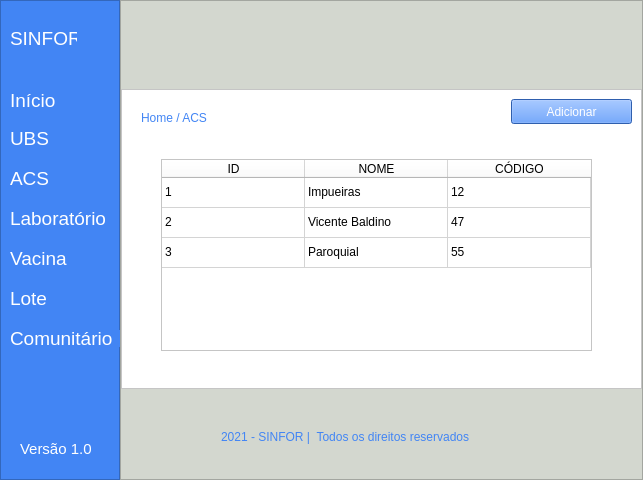
<?xml version="1.0" encoding="UTF-8"?>
<ui version="4.0">
 <class>MainWindow</class>
 <widget class="QMainWindow" name="MainWindow">
  <property name="geometry">
   <rect>
    <x>0</x>
    <y>0</y>
    <width>643</width>
    <height>480</height>
   </rect>
  </property>
  <property name="windowTitle">
   <string>MainWindow</string>
  </property>
  <property name="styleSheet">
   <string notr="true">background-color: rgb(211, 215, 207);</string>
  </property>
  <widget class="QWidget" name="centralwidget">
   <layout class="QHBoxLayout" name="horizontalLayout">
    <property name="spacing">
     <number>0</number>
    </property>
    <property name="leftMargin">
     <number>0</number>
    </property>
    <property name="topMargin">
     <number>0</number>
    </property>
    <property name="rightMargin">
     <number>0</number>
    </property>
    <property name="bottomMargin">
     <number>0</number>
    </property>
    <item>
     <widget class="QFrame" name="frame">
      <property name="maximumSize">
       <size>
        <width>120</width>
        <height>16777215</height>
       </size>
      </property>
      <property name="styleSheet">
       <string notr="true">background-color: #4285f4;</string>
      </property>
      <property name="frameShape">
       <enum>QFrame::StyledPanel</enum>
      </property>
      <property name="frameShadow">
       <enum>QFrame::Raised</enum>
      </property>
      <widget class="QLabel" name="label">
       <property name="geometry">
        <rect>
         <x>10</x>
         <y>30</y>
         <width>67</width>
         <height>17</height>
        </rect>
       </property>
       <property name="font">
        <font>
         <pointsize>14</pointsize>
        </font>
       </property>
       <property name="styleSheet">
        <string notr="true">color: rgb(255, 255, 255);</string>
       </property>
       <property name="text">
        <string>SINFOR</string>
       </property>
      </widget>
      <widget class="QLabel" name="label_2">
       <property name="geometry">
        <rect>
         <x>10</x>
         <y>90</y>
         <width>51</width>
         <height>21</height>
        </rect>
       </property>
       <property name="font">
        <font>
         <pointsize>14</pointsize>
        </font>
       </property>
       <property name="styleSheet">
        <string notr="true">color: rgb(255, 255, 255);</string>
       </property>
       <property name="text">
        <string>Início</string>
       </property>
      </widget>
      <widget class="QLabel" name="label_3">
       <property name="geometry">
        <rect>
         <x>10</x>
         <y>130</y>
         <width>51</width>
         <height>17</height>
        </rect>
       </property>
       <property name="font">
        <font>
         <pointsize>14</pointsize>
        </font>
       </property>
       <property name="styleSheet">
        <string notr="true">color: rgb(255, 255, 255);</string>
       </property>
       <property name="text">
        <string>UBS</string>
       </property>
      </widget>
      <widget class="QLabel" name="label_4">
       <property name="geometry">
        <rect>
         <x>10</x>
         <y>170</y>
         <width>51</width>
         <height>17</height>
        </rect>
       </property>
       <property name="font">
        <font>
         <pointsize>14</pointsize>
        </font>
       </property>
       <property name="styleSheet">
        <string notr="true">color: rgb(255, 255, 255);</string>
       </property>
       <property name="text">
        <string>ACS</string>
       </property>
      </widget>
      <widget class="QLabel" name="label_5">
       <property name="geometry">
        <rect>
         <x>10</x>
         <y>210</y>
         <width>101</width>
         <height>17</height>
        </rect>
       </property>
       <property name="font">
        <font>
         <pointsize>14</pointsize>
        </font>
       </property>
       <property name="styleSheet">
        <string notr="true">color: rgb(255, 255, 255);</string>
       </property>
       <property name="text">
        <string>Laboratório</string>
       </property>
      </widget>
      <widget class="QLabel" name="label_6">
       <property name="geometry">
        <rect>
         <x>10</x>
         <y>250</y>
         <width>61</width>
         <height>16</height>
        </rect>
       </property>
       <property name="font">
        <font>
         <pointsize>14</pointsize>
        </font>
       </property>
       <property name="styleSheet">
        <string notr="true">color: rgb(255, 255, 255);</string>
       </property>
       <property name="text">
        <string>Vacina</string>
       </property>
      </widget>
      <widget class="QLabel" name="label_7">
       <property name="geometry">
        <rect>
         <x>10</x>
         <y>290</y>
         <width>61</width>
         <height>17</height>
        </rect>
       </property>
       <property name="font">
        <font>
         <pointsize>14</pointsize>
        </font>
       </property>
       <property name="styleSheet">
        <string notr="true">color: rgb(255, 255, 255);</string>
       </property>
       <property name="text">
        <string>Lote</string>
       </property>
      </widget>
      <widget class="QLabel" name="label_8">
       <property name="geometry">
        <rect>
         <x>10</x>
         <y>330</y>
         <width>111</width>
         <height>17</height>
        </rect>
       </property>
       <property name="font">
        <font>
         <pointsize>14</pointsize>
        </font>
       </property>
       <property name="styleSheet">
        <string notr="true">color: rgb(255, 255, 255);</string>
       </property>
       <property name="text">
        <string>Comunitário</string>
       </property>
      </widget>
      <widget class="QLabel" name="label_9">
       <property name="geometry">
        <rect>
         <x>20</x>
         <y>440</y>
         <width>71</width>
         <height>17</height>
        </rect>
       </property>
       <property name="font">
        <font>
         <pointsize>11</pointsize>
        </font>
       </property>
       <property name="styleSheet">
        <string notr="true">color: rgb(255, 255, 255);</string>
       </property>
       <property name="text">
        <string>Versão 1.0</string>
       </property>
      </widget>
     </widget>
    </item>
    <item>
     <widget class="QFrame" name="frame_2">
      <property name="frameShape">
       <enum>QFrame::StyledPanel</enum>
      </property>
      <property name="frameShadow">
       <enum>QFrame::Raised</enum>
      </property>
      <layout class="QVBoxLayout" name="verticalLayout">
       <property name="spacing">
        <number>0</number>
       </property>
       <property name="leftMargin">
        <number>0</number>
       </property>
       <property name="topMargin">
        <number>0</number>
       </property>
       <property name="rightMargin">
        <number>0</number>
       </property>
       <property name="bottomMargin">
        <number>0</number>
       </property>
       <item>
        <widget class="QFrame" name="frame_3">
         <property name="maximumSize">
          <size>
           <width>16777215</width>
           <height>70</height>
          </size>
         </property>
         <property name="styleSheet">
          <string notr="true">background-color: rgb(211, 215, 207);</string>
         </property>
         <property name="frameShape">
          <enum>QFrame::NoFrame</enum>
         </property>
         <property name="frameShadow">
          <enum>QFrame::Raised</enum>
         </property>
         <property name="lineWidth">
          <number>1</number>
         </property>
        </widget>
       </item>
       <item>
        <widget class="QFrame" name="frame_4">
         <property name="maximumSize">
          <size>
           <width>16777215</width>
           <height>300</height>
          </size>
         </property>
         <property name="styleSheet">
          <string notr="true">background-color: rgb(255, 255, 255);</string>
         </property>
         <property name="frameShape">
          <enum>QFrame::StyledPanel</enum>
         </property>
         <property name="frameShadow">
          <enum>QFrame::Raised</enum>
         </property>
         <widget class="QLabel" name="label_11">
          <property name="geometry">
           <rect>
            <x>20</x>
            <y>20</y>
            <width>191</width>
            <height>17</height>
           </rect>
          </property>
          <property name="styleSheet">
           <string notr="true">color: #4285f4;</string>
          </property>
          <property name="text">
           <string>Home / ACS </string>
          </property>
         </widget>
         <widget class="QPushButton" name="pushButton">
          <property name="geometry">
           <rect>
            <x>390</x>
            <y>10</y>
            <width>121</width>
            <height>25</height>
           </rect>
          </property>
          <property name="styleSheet">
           <string notr="true">background-color: #4285F4;
color: #FFF;</string>
          </property>
          <property name="text">
           <string>Adicionar</string>
          </property>
         </widget>
         <widget class="QTableWidget" name="tableWidget">
          <property name="geometry">
           <rect>
            <x>40</x>
            <y>70</y>
            <width>431</width>
            <height>192</height>
           </rect>
          </property>
          <property name="rowCount">
           <number>3</number>
          </property>
          <attribute name="horizontalHeaderCascadingSectionResizes">
           <bool>false</bool>
          </attribute>
          <attribute name="horizontalHeaderMinimumSectionSize">
           <number>57</number>
          </attribute>
          <attribute name="horizontalHeaderDefaultSectionSize">
           <number>143</number>
          </attribute>
          <attribute name="horizontalHeaderShowSortIndicator" stdset="0">
           <bool>false</bool>
          </attribute>
          <attribute name="horizontalHeaderStretchLastSection">
           <bool>false</bool>
          </attribute>
          <attribute name="verticalHeaderVisible">
           <bool>false</bool>
          </attribute>
          <attribute name="verticalHeaderCascadingSectionResizes">
           <bool>false</bool>
          </attribute>
          <attribute name="verticalHeaderMinimumSectionSize">
           <number>21</number>
          </attribute>
          <attribute name="verticalHeaderShowSortIndicator" stdset="0">
           <bool>false</bool>
          </attribute>
          <attribute name="verticalHeaderStretchLastSection">
           <bool>false</bool>
          </attribute>
          <row>
           <property name="text">
            <string>1</string>
           </property>
          </row>
          <row>
           <property name="text">
            <string>2</string>
           </property>
          </row>
          <row>
           <property name="text">
            <string>3</string>
           </property>
          </row>
          <column>
           <property name="text">
            <string>ID</string>
           </property>
           <property name="background">
            <color>
             <red>211</red>
             <green>215</green>
             <blue>207</blue>
            </color>
           </property>
          </column>
          <column>
           <property name="text">
            <string>NOME</string>
           </property>
           <property name="background">
            <color>
             <red>211</red>
             <green>215</green>
             <blue>207</blue>
            </color>
           </property>
          </column>
          <column>
           <property name="text">
            <string>CÓDIGO</string>
           </property>
           <property name="background">
            <color>
             <red>211</red>
             <green>215</green>
             <blue>207</blue>
            </color>
           </property>
          </column>
          <item row="0" column="0">
           <property name="text">
            <string>1</string>
           </property>
          </item>
          <item row="0" column="1">
           <property name="text">
            <string>Impueiras</string>
           </property>
          </item>
          <item row="0" column="2">
           <property name="text">
            <string>12</string>
           </property>
          </item>
          <item row="1" column="0">
           <property name="text">
            <string>2</string>
           </property>
          </item>
          <item row="1" column="1">
           <property name="text">
            <string>Vicente Baldino</string>
           </property>
          </item>
          <item row="1" column="2">
           <property name="text">
            <string>47</string>
           </property>
          </item>
          <item row="2" column="0">
           <property name="text">
            <string>3</string>
           </property>
          </item>
          <item row="2" column="1">
           <property name="text">
            <string>Paroquial</string>
           </property>
          </item>
          <item row="2" column="2">
           <property name="text">
            <string>55</string>
           </property>
          </item>
         </widget>
        </widget>
       </item>
       <item>
        <widget class="QFrame" name="frame_5">
         <property name="maximumSize">
          <size>
           <width>16777215</width>
           <height>70</height>
          </size>
         </property>
         <property name="frameShape">
          <enum>QFrame::NoFrame</enum>
         </property>
         <property name="frameShadow">
          <enum>QFrame::Raised</enum>
         </property>
         <widget class="QLabel" name="label_10">
          <property name="geometry">
           <rect>
            <x>100</x>
            <y>30</y>
            <width>311</width>
            <height>17</height>
           </rect>
          </property>
          <property name="styleSheet">
           <string notr="true">color: #4285f4;</string>
          </property>
          <property name="text">
           <string>2021 - SINFOR |  Todos os direitos reservados</string>
          </property>
         </widget>
        </widget>
       </item>
      </layout>
     </widget>
    </item>
   </layout>
  </widget>
 </widget>
 <resources/>
 <connections/>
</ui>
